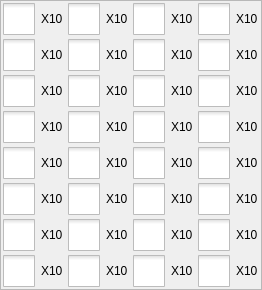
     <widget class="QWidget" name="tab">
      <attribute name="title">
       <string>I/O Eforce Input</string>
      </attribute>
      <layout class="QHBoxLayout" name="horizontalLayout_4">
       <property name="leftMargin">
        <number>0</number>
       </property>
       <property name="topMargin">
        <number>0</number>
       </property>
       <property name="rightMargin">
        <number>0</number>
       </property>
       <property name="bottomMargin">
        <number>0</number>
       </property>
       <item>
        <widget class="QFrame" name="frame">
         <property name="frameShape">
          <enum>QFrame::StyledPanel</enum>
         </property>
         <property name="frameShadow">
          <enum>QFrame::Raised</enum>
         </property>
         <layout class="QGridLayout" name="gridLayout_9">
          <property name="leftMargin">
           <number>2</number>
          </property>
          <property name="topMargin">
           <number>2</number>
          </property>
          <property name="rightMargin">
           <number>2</number>
          </property>
          <property name="bottomMargin">
           <number>2</number>
          </property>
          <property name="spacing">
           <number>4</number>
          </property>
          <item row="12" column="0">
           <widget class="QCheckBox" name="inputBox_7">
            <property name="focusPolicy">
             <enum>Qt::NoFocus</enum>
            </property>
            <property name="styleSheet">
             <string notr="true">::indicator {
     width: 32px;
     height: 32px;
 }

::indicator:unchecked 
{
     image: url(:/resource/check_unchecked.png);
 }
::indicator:checked 
{
     image: url(:/resource/check_checked.png);
 }

::indicator:checked:disabled
{
 image: url(:/resource/check_checked_disable.png);
}

::indicator:unchecked:disabled
{
 image: url(:/resource/check_unchecked_disable.png);
}</string>
            </property>
            <property name="text">
             <string>X10</string>
            </property>
           </widget>
          </item>
          <item row="10" column="0">
           <widget class="QCheckBox" name="inputBox_6">
            <property name="focusPolicy">
             <enum>Qt::NoFocus</enum>
            </property>
            <property name="styleSheet">
             <string notr="true">::indicator {
     width: 32px;
     height: 32px;
 }

::indicator:unchecked 
{
     image: url(:/resource/check_unchecked.png);
 }
::indicator:checked 
{
     image: url(:/resource/check_checked.png);
 }

::indicator:checked:disabled
{
 image: url(:/resource/check_checked_disable.png);
}

::indicator:unchecked:disabled
{
 image: url(:/resource/check_unchecked_disable.png);
}</string>
            </property>
            <property name="text">
             <string>X10</string>
            </property>
           </widget>
          </item>
          <item row="9" column="2">
           <widget class="QCheckBox" name="inputBox_21">
            <property name="focusPolicy">
             <enum>Qt::NoFocus</enum>
            </property>
            <property name="styleSheet">
             <string notr="true">::indicator {
     width: 32px;
     height: 32px;
 }

::indicator:unchecked 
{
     image: url(:/resource/check_unchecked.png);
 }
::indicator:checked 
{
     image: url(:/resource/check_checked.png);
 }

::indicator:checked:disabled
{
 image: url(:/resource/check_checked_disable.png);
}

::indicator:unchecked:disabled
{
 image: url(:/resource/check_unchecked_disable.png);
}</string>
            </property>
            <property name="text">
             <string>X10</string>
            </property>
           </widget>
          </item>
          <item row="14" column="0">
           <widget class="QCheckBox" name="inputBox_8">
            <property name="focusPolicy">
             <enum>Qt::NoFocus</enum>
            </property>
            <property name="styleSheet">
             <string notr="true">::indicator {
     width: 32px;
     height: 32px;
 }

::indicator:unchecked 
{
     image: url(:/resource/check_unchecked.png);
 }
::indicator:checked 
{
     image: url(:/resource/check_checked.png);
 }

::indicator:checked:disabled
{
 image: url(:/resource/check_checked_disable.png);
}

::indicator:unchecked:disabled
{
 image: url(:/resource/check_unchecked_disable.png);
}</string>
            </property>
            <property name="text">
             <string>X10</string>
            </property>
           </widget>
          </item>
          <item row="7" column="2">
           <widget class="QCheckBox" name="inputBox_20">
            <property name="focusPolicy">
             <enum>Qt::NoFocus</enum>
            </property>
            <property name="styleSheet">
             <string notr="true">::indicator {
     width: 32px;
     height: 32px;
 }

::indicator:unchecked 
{
     image: url(:/resource/check_unchecked.png);
 }
::indicator:checked 
{
     image: url(:/resource/check_checked.png);
 }

::indicator:checked:disabled
{
 image: url(:/resource/check_checked_disable.png);
}

::indicator:unchecked:disabled
{
 image: url(:/resource/check_unchecked_disable.png);
}</string>
            </property>
            <property name="text">
             <string>X10</string>
            </property>
           </widget>
          </item>
          <item row="9" column="0">
           <widget class="QCheckBox" name="inputBox_5">
            <property name="focusPolicy">
             <enum>Qt::NoFocus</enum>
            </property>
            <property name="styleSheet">
             <string notr="true">::indicator {
     width: 32px;
     height: 32px;
 }

::indicator:unchecked 
{
     image: url(:/resource/check_unchecked.png);
 }
::indicator:checked 
{
     image: url(:/resource/check_checked.png);
 }

::indicator:checked:disabled
{
 image: url(:/resource/check_checked_disable.png);
}

::indicator:unchecked:disabled
{
 image: url(:/resource/check_unchecked_disable.png);
}</string>
            </property>
            <property name="text">
             <string>X10</string>
            </property>
           </widget>
          </item>
          <item row="6" column="0">
           <widget class="QCheckBox" name="inputBox_3">
            <property name="focusPolicy">
             <enum>Qt::NoFocus</enum>
            </property>
            <property name="styleSheet">
             <string notr="true">::indicator {
     width: 32px;
     height: 32px;
 }

::indicator:unchecked 
{
     image: url(:/resource/check_unchecked.png);
 }
::indicator:checked 
{
     image: url(:/resource/check_checked.png);
 }

::indicator:checked:disabled
{
 image: url(:/resource/check_checked_disable.png);
}

::indicator:unchecked:disabled
{
 image: url(:/resource/check_unchecked_disable.png);
}</string>
            </property>
            <property name="text">
             <string>X10</string>
            </property>
           </widget>
          </item>
          <item row="14" column="1">
           <widget class="QCheckBox" name="inputBox_16">
            <property name="focusPolicy">
             <enum>Qt::NoFocus</enum>
            </property>
            <property name="styleSheet">
             <string notr="true">::indicator {
     width: 32px;
     height: 32px;
 }

::indicator:unchecked 
{
     image: url(:/resource/check_unchecked.png);
 }
::indicator:checked 
{
     image: url(:/resource/check_checked.png);
 }

::indicator:checked:disabled
{
 image: url(:/resource/check_checked_disable.png);
}

::indicator:unchecked:disabled
{
 image: url(:/resource/check_unchecked_disable.png);
}</string>
            </property>
            <property name="text">
             <string>X10</string>
            </property>
           </widget>
          </item>
          <item row="4" column="1">
           <widget class="QCheckBox" name="inputBox_10">
            <property name="focusPolicy">
             <enum>Qt::NoFocus</enum>
            </property>
            <property name="styleSheet">
             <string notr="true">::indicator {
     width: 32px;
     height: 32px;
 }

::indicator:unchecked 
{
     image: url(:/resource/check_unchecked.png);
 }
::indicator:checked 
{
     image: url(:/resource/check_checked.png);
 }

::indicator:checked:disabled
{
 image: url(:/resource/check_checked_disable.png);
}

::indicator:unchecked:disabled
{
 image: url(:/resource/check_unchecked_disable.png);
}</string>
            </property>
            <property name="text">
             <string>X10</string>
            </property>
           </widget>
          </item>
          <item row="7" column="0">
           <widget class="QCheckBox" name="inputBox_4">
            <property name="focusPolicy">
             <enum>Qt::NoFocus</enum>
            </property>
            <property name="styleSheet">
             <string notr="true">::indicator {
     width: 32px;
     height: 32px;
 }

::indicator:unchecked 
{
     image: url(:/resource/check_unchecked.png);
 }
::indicator:checked 
{
     image: url(:/resource/check_checked.png);
 }

::indicator:checked:disabled
{
 image: url(:/resource/check_checked_disable.png);
}

::indicator:unchecked:disabled
{
 image: url(:/resource/check_unchecked_disable.png);
}</string>
            </property>
            <property name="text">
             <string>X10</string>
            </property>
           </widget>
          </item>
          <item row="4" column="0">
           <widget class="QCheckBox" name="inputBox_2">
            <property name="focusPolicy">
             <enum>Qt::NoFocus</enum>
            </property>
            <property name="styleSheet">
             <string notr="true">::indicator {
     width: 32px;
     height: 32px;
 }

::indicator:unchecked 
{
     image: url(:/resource/check_unchecked.png);
 }
::indicator:checked 
{
     image: url(:/resource/check_checked.png);
 }

::indicator:checked:disabled
{
 image: url(:/resource/check_checked_disable.png);
}

::indicator:unchecked:disabled
{
 image: url(:/resource/check_unchecked_disable.png);
}</string>
            </property>
            <property name="text">
             <string>X10</string>
            </property>
           </widget>
          </item>
          <item row="1" column="1">
           <widget class="QCheckBox" name="inputBox_9">
            <property name="focusPolicy">
             <enum>Qt::NoFocus</enum>
            </property>
            <property name="styleSheet">
             <string notr="true">::indicator {
     width: 32px;
     height: 32px;
 }

::indicator:unchecked 
{
     image: url(:/resource/check_unchecked.png);
 }
::indicator:checked 
{
     image: url(:/resource/check_checked.png);
 }

::indicator:checked:disabled
{
 image: url(:/resource/check_checked_disable.png);
}

::indicator:unchecked:disabled
{
 image: url(:/resource/check_unchecked_disable.png);
}</string>
            </property>
            <property name="text">
             <string>X10</string>
            </property>
           </widget>
          </item>
          <item row="6" column="1">
           <widget class="QCheckBox" name="inputBox_11">
            <property name="focusPolicy">
             <enum>Qt::NoFocus</enum>
            </property>
            <property name="styleSheet">
             <string notr="true">::indicator {
     width: 32px;
     height: 32px;
 }

::indicator:unchecked 
{
     image: url(:/resource/check_unchecked.png);
 }
::indicator:checked 
{
     image: url(:/resource/check_checked.png);
 }

::indicator:checked:disabled
{
 image: url(:/resource/check_checked_disable.png);
}

::indicator:unchecked:disabled
{
 image: url(:/resource/check_unchecked_disable.png);
}</string>
            </property>
            <property name="text">
             <string>X10</string>
            </property>
           </widget>
          </item>
          <item row="6" column="2">
           <widget class="QCheckBox" name="inputBox_19">
            <property name="focusPolicy">
             <enum>Qt::NoFocus</enum>
            </property>
            <property name="styleSheet">
             <string notr="true">::indicator {
     width: 32px;
     height: 32px;
 }

::indicator:unchecked 
{
     image: url(:/resource/check_unchecked.png);
 }
::indicator:checked 
{
     image: url(:/resource/check_checked.png);
 }

::indicator:checked:disabled
{
 image: url(:/resource/check_checked_disable.png);
}

::indicator:unchecked:disabled
{
 image: url(:/resource/check_unchecked_disable.png);
}</string>
            </property>
            <property name="text">
             <string>X10</string>
            </property>
           </widget>
          </item>
          <item row="1" column="0">
           <widget class="QCheckBox" name="inputBox_1">
            <property name="focusPolicy">
             <enum>Qt::NoFocus</enum>
            </property>
            <property name="styleSheet">
             <string notr="true">::indicator {
     width: 32px;
     height: 32px;
 }

::indicator:unchecked 
{
     image: url(:/resource/check_unchecked.png);
 }
::indicator:checked 
{
     image: url(:/resource/check_checked.png);
 }

::indicator:checked:disabled
{
 image: url(:/resource/check_checked_disable.png);
}

::indicator:unchecked:disabled
{
 image: url(:/resource/check_unchecked_disable.png);
}</string>
            </property>
            <property name="text">
             <string>X10</string>
            </property>
           </widget>
          </item>
          <item row="12" column="1">
           <widget class="QCheckBox" name="inputBox_15">
            <property name="focusPolicy">
             <enum>Qt::NoFocus</enum>
            </property>
            <property name="styleSheet">
             <string notr="true">::indicator {
     width: 32px;
     height: 32px;
 }

::indicator:unchecked 
{
     image: url(:/resource/check_unchecked.png);
 }
::indicator:checked 
{
     image: url(:/resource/check_checked.png);
 }

::indicator:checked:disabled
{
 image: url(:/resource/check_checked_disable.png);
}

::indicator:unchecked:disabled
{
 image: url(:/resource/check_unchecked_disable.png);
}</string>
            </property>
            <property name="text">
             <string>X10</string>
            </property>
           </widget>
          </item>
          <item row="9" column="1">
           <widget class="QCheckBox" name="inputBox_13">
            <property name="focusPolicy">
             <enum>Qt::NoFocus</enum>
            </property>
            <property name="styleSheet">
             <string notr="true">::indicator {
     width: 32px;
     height: 32px;
 }

::indicator:unchecked 
{
     image: url(:/resource/check_unchecked.png);
 }
::indicator:checked 
{
     image: url(:/resource/check_checked.png);
 }

::indicator:checked:disabled
{
 image: url(:/resource/check_checked_disable.png);
}

::indicator:unchecked:disabled
{
 image: url(:/resource/check_unchecked_disable.png);
}</string>
            </property>
            <property name="text">
             <string>X10</string>
            </property>
           </widget>
          </item>
          <item row="10" column="1">
           <widget class="QCheckBox" name="inputBox_14">
            <property name="focusPolicy">
             <enum>Qt::NoFocus</enum>
            </property>
            <property name="styleSheet">
             <string notr="true">::indicator {
     width: 32px;
     height: 32px;
 }

::indicator:unchecked 
{
     image: url(:/resource/check_unchecked.png);
 }
::indicator:checked 
{
     image: url(:/resource/check_checked.png);
 }

::indicator:checked:disabled
{
 image: url(:/resource/check_checked_disable.png);
}

::indicator:unchecked:disabled
{
 image: url(:/resource/check_unchecked_disable.png);
}</string>
            </property>
            <property name="text">
             <string>X10</string>
            </property>
           </widget>
          </item>
          <item row="7" column="1">
           <widget class="QCheckBox" name="inputBox_12">
            <property name="focusPolicy">
             <enum>Qt::NoFocus</enum>
            </property>
            <property name="styleSheet">
             <string notr="true">::indicator {
     width: 32px;
     height: 32px;
 }

::indicator:unchecked 
{
     image: url(:/resource/check_unchecked.png);
 }
::indicator:checked 
{
     image: url(:/resource/check_checked.png);
 }

::indicator:checked:disabled
{
 image: url(:/resource/check_checked_disable.png);
}

::indicator:unchecked:disabled
{
 image: url(:/resource/check_unchecked_disable.png);
}</string>
            </property>
            <property name="text">
             <string>X10</string>
            </property>
           </widget>
          </item>
          <item row="14" column="2">
           <widget class="QCheckBox" name="inputBox_24">
            <property name="focusPolicy">
             <enum>Qt::NoFocus</enum>
            </property>
            <property name="styleSheet">
             <string notr="true">::indicator {
     width: 32px;
     height: 32px;
 }

::indicator:unchecked 
{
     image: url(:/resource/check_unchecked.png);
 }
::indicator:checked 
{
     image: url(:/resource/check_checked.png);
 }

::indicator:checked:disabled
{
 image: url(:/resource/check_checked_disable.png);
}

::indicator:unchecked:disabled
{
 image: url(:/resource/check_unchecked_disable.png);
}</string>
            </property>
            <property name="text">
             <string>X10</string>
            </property>
           </widget>
          </item>
          <item row="4" column="2">
           <widget class="QCheckBox" name="inputBox_18">
            <property name="focusPolicy">
             <enum>Qt::NoFocus</enum>
            </property>
            <property name="styleSheet">
             <string notr="true">::indicator {
     width: 32px;
     height: 32px;
 }

::indicator:unchecked 
{
     image: url(:/resource/check_unchecked.png);
 }
::indicator:checked 
{
     image: url(:/resource/check_checked.png);
 }

::indicator:checked:disabled
{
 image: url(:/resource/check_checked_disable.png);
}

::indicator:unchecked:disabled
{
 image: url(:/resource/check_unchecked_disable.png);
}</string>
            </property>
            <property name="text">
             <string>X10</string>
            </property>
           </widget>
          </item>
          <item row="10" column="2">
           <widget class="QCheckBox" name="inputBox_22">
            <property name="focusPolicy">
             <enum>Qt::NoFocus</enum>
            </property>
            <property name="styleSheet">
             <string notr="true">::indicator {
     width: 32px;
     height: 32px;
 }

::indicator:unchecked 
{
     image: url(:/resource/check_unchecked.png);
 }
::indicator:checked 
{
     image: url(:/resource/check_checked.png);
 }

::indicator:checked:disabled
{
 image: url(:/resource/check_checked_disable.png);
}

::indicator:unchecked:disabled
{
 image: url(:/resource/check_unchecked_disable.png);
}</string>
            </property>
            <property name="text">
             <string>X10</string>
            </property>
           </widget>
          </item>
          <item row="12" column="2">
           <widget class="QCheckBox" name="inputBox_23">
            <property name="focusPolicy">
             <enum>Qt::NoFocus</enum>
            </property>
            <property name="styleSheet">
             <string notr="true">::indicator {
     width: 32px;
     height: 32px;
 }

::indicator:unchecked 
{
     image: url(:/resource/check_unchecked.png);
 }
::indicator:checked 
{
     image: url(:/resource/check_checked.png);
 }

::indicator:checked:disabled
{
 image: url(:/resource/check_checked_disable.png);
}

::indicator:unchecked:disabled
{
 image: url(:/resource/check_unchecked_disable.png);
}</string>
            </property>
            <property name="text">
             <string>X10</string>
            </property>
           </widget>
          </item>
          <item row="1" column="2">
           <widget class="QCheckBox" name="inputBox_17">
            <property name="focusPolicy">
             <enum>Qt::NoFocus</enum>
            </property>
            <property name="styleSheet">
             <string notr="true">::indicator {
     width: 32px;
     height: 32px;
 }

::indicator:unchecked 
{
     image: url(:/resource/check_unchecked.png);
 }
::indicator:checked 
{
     image: url(:/resource/check_checked.png);
 }

::indicator:checked:disabled
{
 image: url(:/resource/check_checked_disable.png);
}

::indicator:unchecked:disabled
{
 image: url(:/resource/check_unchecked_disable.png);
}</string>
            </property>
            <property name="text">
             <string>X10</string>
            </property>
           </widget>
          </item>
          <item row="1" column="3">
           <widget class="QCheckBox" name="inputBox_25">
            <property name="focusPolicy">
             <enum>Qt::NoFocus</enum>
            </property>
            <property name="styleSheet">
             <string notr="true">::indicator {
     width: 32px;
     height: 32px;
 }

::indicator:unchecked 
{
     image: url(:/resource/check_unchecked.png);
 }
::indicator:checked 
{
     image: url(:/resource/check_checked.png);
 }

::indicator:checked:disabled
{
 image: url(:/resource/check_checked_disable.png);
}

::indicator:unchecked:disabled
{
 image: url(:/resource/check_unchecked_disable.png);
}</string>
            </property>
            <property name="text">
             <string>X10</string>
            </property>
           </widget>
          </item>
          <item row="14" column="3">
           <widget class="QCheckBox" name="inputBox_32">
            <property name="focusPolicy">
             <enum>Qt::NoFocus</enum>
            </property>
            <property name="styleSheet">
             <string notr="true">::indicator {
     width: 32px;
     height: 32px;
 }

::indicator:unchecked 
{
     image: url(:/resource/check_unchecked.png);
 }
::indicator:checked 
{
     image: url(:/resource/check_checked.png);
 }

::indicator:checked:disabled
{
 image: url(:/resource/check_checked_disable.png);
}

::indicator:unchecked:disabled
{
 image: url(:/resource/check_unchecked_disable.png);
}</string>
            </property>
            <property name="text">
             <string>X10</string>
            </property>
           </widget>
          </item>
          <item row="12" column="3">
           <widget class="QCheckBox" name="inputBox_31">
            <property name="focusPolicy">
             <enum>Qt::NoFocus</enum>
            </property>
            <property name="styleSheet">
             <string notr="true">::indicator {
     width: 32px;
     height: 32px;
 }

::indicator:unchecked 
{
     image: url(:/resource/check_unchecked.png);
 }
::indicator:checked 
{
     image: url(:/resource/check_checked.png);
 }

::indicator:checked:disabled
{
 image: url(:/resource/check_checked_disable.png);
}

::indicator:unchecked:disabled
{
 image: url(:/resource/check_unchecked_disable.png);
}</string>
            </property>
            <property name="text">
             <string>X10</string>
            </property>
           </widget>
          </item>
          <item row="10" column="3">
           <widget class="QCheckBox" name="inputBox_30">
            <property name="focusPolicy">
             <enum>Qt::NoFocus</enum>
            </property>
            <property name="styleSheet">
             <string notr="true">::indicator {
     width: 32px;
     height: 32px;
 }

::indicator:unchecked 
{
     image: url(:/resource/check_unchecked.png);
 }
::indicator:checked 
{
     image: url(:/resource/check_checked.png);
 }

::indicator:checked:disabled
{
 image: url(:/resource/check_checked_disable.png);
}

::indicator:unchecked:disabled
{
 image: url(:/resource/check_unchecked_disable.png);
}</string>
            </property>
            <property name="text">
             <string>X10</string>
            </property>
           </widget>
          </item>
          <item row="9" column="3">
           <widget class="QCheckBox" name="inputBox_29">
            <property name="focusPolicy">
             <enum>Qt::NoFocus</enum>
            </property>
            <property name="styleSheet">
             <string notr="true">::indicator {
     width: 32px;
     height: 32px;
 }

::indicator:unchecked 
{
     image: url(:/resource/check_unchecked.png);
 }
::indicator:checked 
{
     image: url(:/resource/check_checked.png);
 }

::indicator:checked:disabled
{
 image: url(:/resource/check_checked_disable.png);
}

::indicator:unchecked:disabled
{
 image: url(:/resource/check_unchecked_disable.png);
}</string>
            </property>
            <property name="text">
             <string>X10</string>
            </property>
           </widget>
          </item>
          <item row="7" column="3">
           <widget class="QCheckBox" name="inputBox_28">
            <property name="focusPolicy">
             <enum>Qt::NoFocus</enum>
            </property>
            <property name="styleSheet">
             <string notr="true">::indicator {
     width: 32px;
     height: 32px;
 }

::indicator:unchecked 
{
     image: url(:/resource/check_unchecked.png);
 }
::indicator:checked 
{
     image: url(:/resource/check_checked.png);
 }

::indicator:checked:disabled
{
 image: url(:/resource/check_checked_disable.png);
}

::indicator:unchecked:disabled
{
 image: url(:/resource/check_unchecked_disable.png);
}</string>
            </property>
            <property name="text">
             <string>X10</string>
            </property>
           </widget>
          </item>
          <item row="6" column="3">
           <widget class="QCheckBox" name="inputBox_27">
            <property name="focusPolicy">
             <enum>Qt::NoFocus</enum>
            </property>
            <property name="styleSheet">
             <string notr="true">::indicator {
     width: 32px;
     height: 32px;
 }

::indicator:unchecked 
{
     image: url(:/resource/check_unchecked.png);
 }
::indicator:checked 
{
     image: url(:/resource/check_checked.png);
 }

::indicator:checked:disabled
{
 image: url(:/resource/check_checked_disable.png);
}

::indicator:unchecked:disabled
{
 image: url(:/resource/check_unchecked_disable.png);
}</string>
            </property>
            <property name="text">
             <string>X10</string>
            </property>
           </widget>
          </item>
          <item row="4" column="3">
           <widget class="QCheckBox" name="inputBox_26">
            <property name="focusPolicy">
             <enum>Qt::NoFocus</enum>
            </property>
            <property name="styleSheet">
             <string notr="true">::indicator {
     width: 32px;
     height: 32px;
 }

::indicator:unchecked 
{
     image: url(:/resource/check_unchecked.png);
 }
::indicator:checked 
{
     image: url(:/resource/check_checked.png);
 }

::indicator:checked:disabled
{
 image: url(:/resource/check_checked_disable.png);
}

::indicator:unchecked:disabled
{
 image: url(:/resource/check_unchecked_disable.png);
}</string>
            </property>
            <property name="text">
             <string>X10</string>
            </property>
           </widget>
          </item>
         </layout>
        </widget>
       </item>
      </layout>
     </widget>
